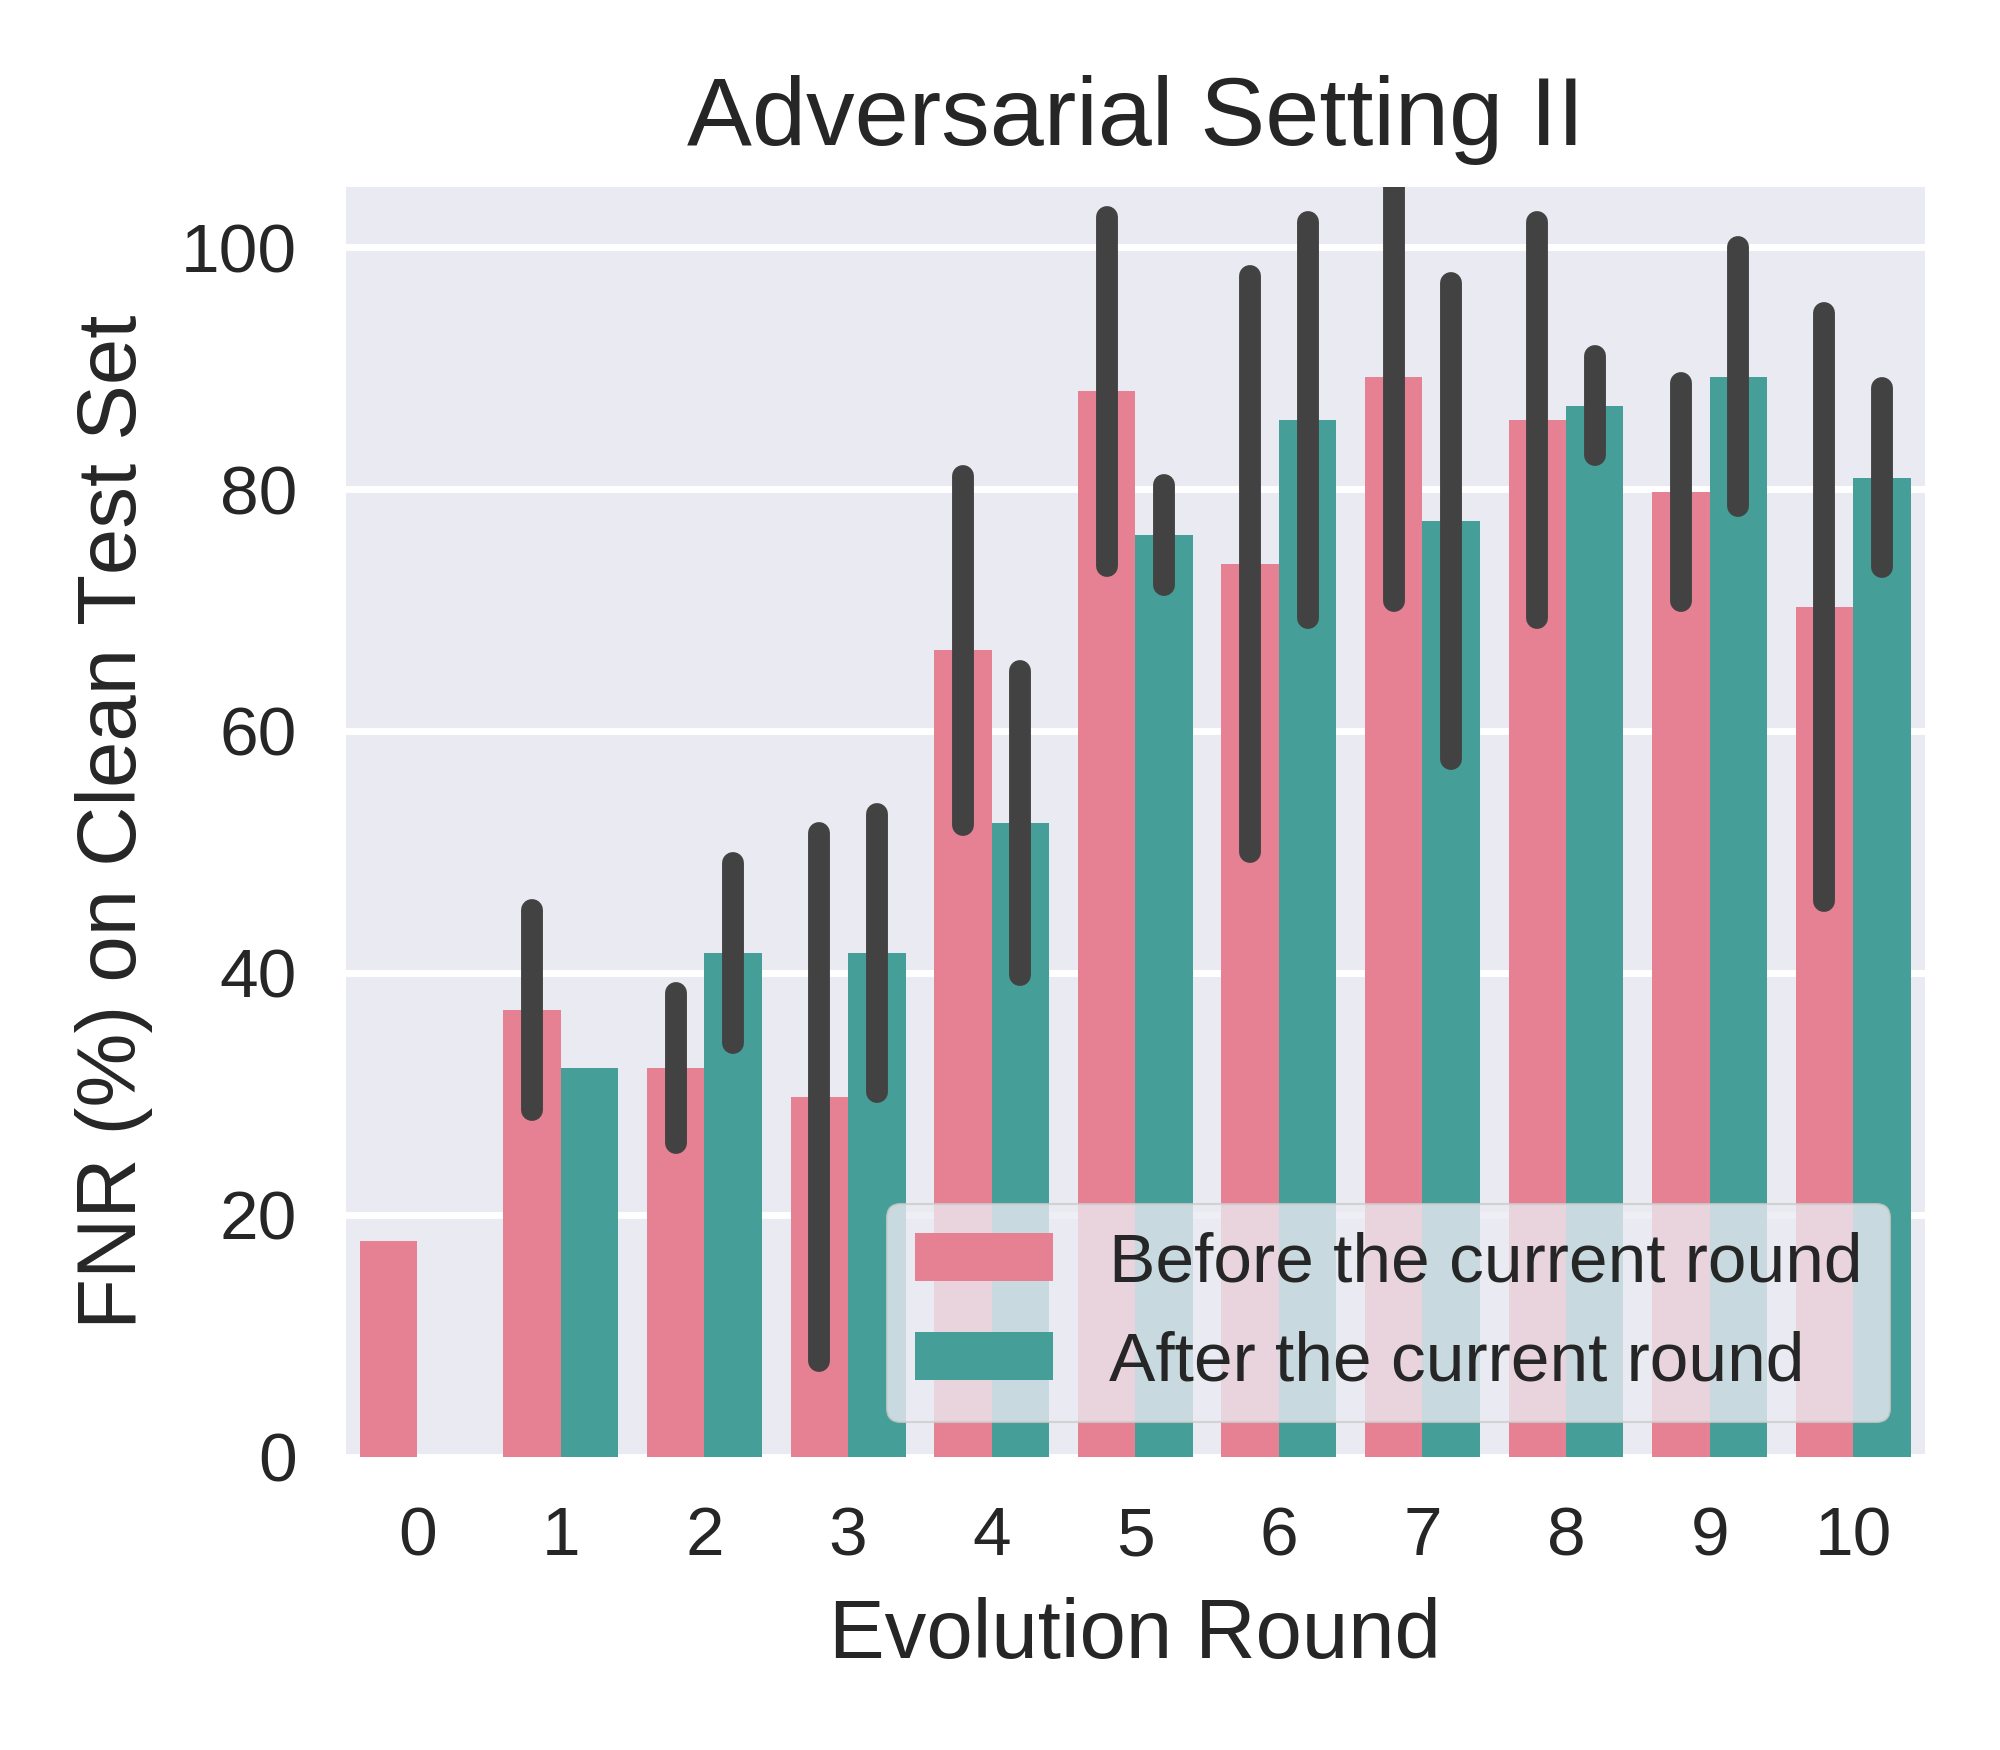

Source code (Python):
import matplotlib.pyplot as plt
import pandas as pd
import seaborn as sns

advset2_rounds10_preevolved_FNR_on_cle_file = pd.read_csv('test_FNrate_on_former_set_list_advset2_round10_seed012.csv')
advset2_rounds10_preevolved_FNR_on_cle_df = pd.DataFrame(advset2_rounds10_preevolved_FNR_on_cle_file)

advset2_rounds10_preevolved_FNR_on_cle_seed_0_df = advset2_rounds10_preevolved_FNR_on_cle_df.drop(columns=['seed1','seed2'])  
advset2_rounds10_preevolved_FNR_on_cle_seed_0_df.rename(columns={'seed0': 'FNR'}, inplace=True)

advset2_rounds10_preevolved_FNR_on_cle_seed_1_df = advset2_rounds10_preevolved_FNR_on_cle_df.drop(columns=['seed0','seed2'])  
advset2_rounds10_preevolved_FNR_on_cle_seed_1_df.rename(columns={'seed1': 'FNR'}, inplace=True)

advset2_rounds10_preevolved_FNR_on_cle_seed_2_df = advset2_rounds10_preevolved_FNR_on_cle_df.drop(columns=['seed0','seed1'])  
advset2_rounds10_preevolved_FNR_on_cle_seed_2_df.rename(columns={'seed2': 'FNR'}, inplace=True)

print("advset2_rounds10_preevolved_FNR_on_cle_df:\n",advset2_rounds10_preevolved_FNR_on_cle_df)  
print("advset2_rounds10_preevolved_FNR_on_cle_seed_0_df:\n",advset2_rounds10_preevolved_FNR_on_cle_seed_0_df)  
print("advset2_rounds10_preevolved_FNR_on_cle_seed_1_df:\n",advset2_rounds10_preevolved_FNR_on_cle_seed_1_df)  
print("advset2_rounds10_preevolved_FNR_on_cle_seed_2_df:\n",advset2_rounds10_preevolved_FNR_on_cle_seed_2_df)  



advset2_rounds10_preevolved_FNR_on_cle_merge_df = pd.concat([advset2_rounds10_preevolved_FNR_on_cle_seed_0_df, advset2_rounds10_preevolved_FNR_on_cle_seed_1_df, advset2_rounds10_preevolved_FNR_on_cle_seed_2_df])
# advset2_rounds10_preevolved_FNR_on_cle_merge_df = pd.concat([advset2_rounds10_preevolved_FNR_on_cle_df, advset2_rounds10_preevolved_FNR_on_cle_df, advset2_rounds10_preevolved_FNR_on_cle_df])

print("advset2_rounds10_preevolved_FNR_on_cle_merge_df:\n",advset2_rounds10_preevolved_FNR_on_cle_merge_df)  

advset2_rounds10_preevolved_FNR_on_cle_merge_df = advset2_rounds10_preevolved_FNR_on_cle_merge_df.reset_index(drop=True)

print("advset2_rounds10_preevolved_FNR_on_cle_merge_df:\n",advset2_rounds10_preevolved_FNR_on_cle_merge_df)  

# advset2_rounds10_preevolved_FNR_on_cle_merge_df.rename()

# advset2_rounds101020_TP_on_advmal_df.rename(columns={'TP': 'Value'}, inplace=True)
advset2_rounds10_preevolved_FNR_on_cle_merge_df['evolution_label']='Before the current round'    




# sns.set_theme(style="darkgrid")
plt.style.use('seaborn') 
# plt.style.use('default') 
# plt.style.use('seaborn-deep') 

# plt.figure(figsize=(4, 3.5), dpi=500)
_, ax = plt.subplots(nrows=1, ncols=1, figsize=(4, 3.5), tight_layout=True, dpi=500) #dpi=100 分辨率


# sns_plot=sns.lineplot(data=advset2_rounds10_preevolved_FNR_on_cle_merge_df, x='round', y='FNR', color='b')
sns_plot=sns.barplot(data=advset2_rounds10_preevolved_FNR_on_cle_merge_df, x='round', y='FNR', color='b')

ax.set_xlabel('Evolution Round', fontsize=12)
ax.set_ylabel('FNR (%) on Clean Test Set', fontsize=12)
ax.set_title('Adversarial Setting II', fontsize=14); 
plt.ylim(-5, 105)
# plt.legend(title=None)
# plt.legend(loc='center left', bbox_to_anchor=(1, 0.5))


savepath = f'/home/huan1932/ARIoTEDef/drawfigure/advset2/round10/FNR-on-cle'
# savename = f'line-shadow-figure-advset2-round10-FNR-on-adv-seed012'
savename = f'bar-error-figure-advset2-round10-preevolved_FNR-on-cle-seed012'

plt.savefig(fname=f'{savepath}/{savename}.png',dpi=500)
plt.close   














#==========================================================
advset2_rounds10_evolved_FNR_on_cle_file = pd.read_csv('test_FNrate_on_later_set_list_advset2_round10_seed012.csv')
advset2_rounds10_evolved_FNR_on_cle_df = pd.DataFrame(advset2_rounds10_evolved_FNR_on_cle_file)


# 删除最后一行
advset2_rounds10_evolved_FNR_on_cle_df = advset2_rounds10_evolved_FNR_on_cle_df.drop(advset2_rounds10_evolved_FNR_on_cle_df.index[-1])
# x从round1开始显示
advset2_rounds10_evolved_FNR_on_cle_df['round'] = advset2_rounds10_evolved_FNR_on_cle_df['round'] + 1



advset2_rounds10_evolved_FNR_on_cle_seed_0_df = advset2_rounds10_evolved_FNR_on_cle_df.drop(columns=['seed1','seed2'])  
advset2_rounds10_evolved_FNR_on_cle_seed_0_df.rename(columns={'seed0': 'FNR'}, inplace=True)

advset2_rounds10_evolved_FNR_on_cle_seed_1_df = advset2_rounds10_evolved_FNR_on_cle_df.drop(columns=['seed0','seed2'])  
advset2_rounds10_evolved_FNR_on_cle_seed_1_df.rename(columns={'seed1': 'FNR'}, inplace=True)

advset2_rounds10_evolved_FNR_on_cle_seed_2_df = advset2_rounds10_evolved_FNR_on_cle_df.drop(columns=['seed0','seed1'])  
advset2_rounds10_evolved_FNR_on_cle_seed_2_df.rename(columns={'seed2': 'FNR'}, inplace=True)

print("advset2_rounds10_evolved_FNR_on_cle_df:\n",advset2_rounds10_evolved_FNR_on_cle_df)  
print("advset2_rounds10_evolved_FNR_on_cle_seed_0_df:\n",advset2_rounds10_evolved_FNR_on_cle_seed_0_df)  
print("advset2_rounds10_evolved_FNR_on_cle_seed_1_df:\n",advset2_rounds10_evolved_FNR_on_cle_seed_1_df)  
print("advset2_rounds10_evolved_FNR_on_cle_seed_2_df:\n",advset2_rounds10_evolved_FNR_on_cle_seed_2_df)  



advset2_rounds10_evolved_FNR_on_cle_merge_df = pd.concat([advset2_rounds10_evolved_FNR_on_cle_seed_0_df, advset2_rounds10_evolved_FNR_on_cle_seed_1_df, advset2_rounds10_evolved_FNR_on_cle_seed_2_df])
# advset2_rounds10_evolved_FNR_on_cle_merge_df = pd.concat([advset2_rounds10_evolved_FNR_on_cle_df, advset2_rounds10_evolved_FNR_on_cle_df, advset2_rounds10_evolved_FNR_on_cle_df])

print("advset2_rounds10_evolved_FNR_on_cle_merge_df:\n",advset2_rounds10_evolved_FNR_on_cle_merge_df)  

advset2_rounds10_evolved_FNR_on_cle_merge_df = advset2_rounds10_evolved_FNR_on_cle_merge_df.reset_index(drop=True)

print("advset2_rounds10_evolved_FNR_on_cle_merge_df:\n",advset2_rounds10_evolved_FNR_on_cle_merge_df)  

advset2_rounds10_evolved_FNR_on_cle_merge_df['evolution_label']='After the current round'    




# sns.set_theme(style="darkgrid")
plt.style.use('seaborn') 
# plt.style.use('default') 
# plt.style.use('seaborn-deep') 

# plt.figure(figsize=(4, 3.5), dpi=500)
_, ax = plt.subplots(nrows=1, ncols=1, figsize=(4, 3.5), tight_layout=True, dpi=500) #dpi=100 分辨率


# sns_plot=sns.lineplot(data=advset2_rounds10_evolved_FNR_on_cle_merge_df, x='round', y='FNR', color='b')

sns_plot=sns.barplot(data=advset2_rounds10_evolved_FNR_on_cle_merge_df, x='round', y='FNR', color='b')

ax.set_xlabel('Evolution Round', fontsize=12)
ax.set_ylabel('FNR (%) on Clean Test Set', fontsize=12)
ax.set_title('Adversarial Setting II', fontsize=14); 
plt.ylim(-5, 105)
# plt.xlim(1, 105)

savepath = f'/home/huan1932/ARIoTEDef/drawfigure/advset2/round10/FNR-on-cle'
# savename = f'line-shadow-figure-advset2-round10-FNR-on-adv-seed012'
savename = f'bar-error-figure-advset2-round10-evolved_FNR-on-cle-seed012'

plt.savefig(fname=f'{savepath}/{savename}.png',dpi=500)
plt.close   


#======================================================


















advset2_rounds10_FNR_on_cle_merge_df = pd.concat([advset2_rounds10_preevolved_FNR_on_cle_merge_df,advset2_rounds10_evolved_FNR_on_cle_merge_df])





plt.style.use('seaborn') 
_, ax = plt.subplots(nrows=1, ncols=1, figsize=(4, 3.5), tight_layout=True, dpi=500)

sns_plot=sns.barplot(data=advset2_rounds10_FNR_on_cle_merge_df, x='round', y='FNR', hue="evolution_label", palette="husl",errorbar="sd")

ax.set_xlabel('Evolution Round', fontsize=12)
ax.set_ylabel('FNR (%) on Clean Test Set', fontsize=12)
ax.set_title('Adversarial Setting II', fontsize=14); 
plt.ylim(0, 105)
plt.legend(title=None)
# plt.legend(loc='center left', bbox_to_anchor=(1, 0.5))
plt.legend(loc='lower right',frameon=True)
# plt.legend(loc='upper center', bbox_to_anchor=(0.5, -0.2))


savepath = f'/home/huan1932/ARIoTEDef/drawfigure/advset2/round10/FNR-on-cle'
savename = f'bar-error-figure-advset2-round10-FNR-on-cle-seed012'

plt.savefig(fname=f'{savepath}/{savename}.png',dpi=500)
plt.close   